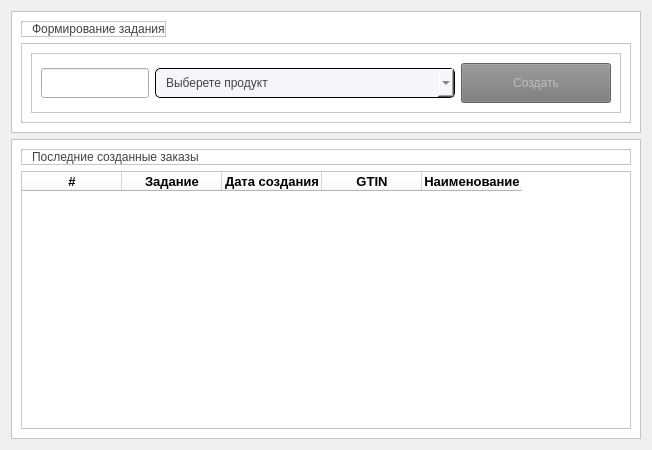
               <widget class="QWidget" name="createOrderPage">
                <layout class="QVBoxLayout" name="verticalLayout_92">
                 <item alignment="Qt::AlignTop">
                  <widget class="QFrame" name="createFrame">
                   <property name="sizePolicy">
                    <sizepolicy hsizetype="Preferred" vsizetype="Preferred">
                     <horstretch>0</horstretch>
                     <verstretch>0</verstretch>
                    </sizepolicy>
                   </property>
                   <property name="styleSheet">
                    <string notr="true">QFrame {
	background-color: rgb(255, 255, 255);
}

/* /////////////////////////////////////////////////////////////////////////////////////////////////
ComboBox */
QComboBox{
	color: rgb(66, 66, 66);
	background-color: rgb(245, 246, 250);
	border-radius: 5px;
	border: 1px solid rgb(0, 0, 0);
	padding: 5px;
	padding-left: 10px;
}
QComboBox:hover{
	border: 2px solid rgb(64, 71, 88);
}
QComboBox::drop-down {
	subcontrol-origin: padding;
	subcontrol-position: top right;
	width: 25px; 
	border-left-width: 3px;
	border-left-color: rgba(39, 44, 54, 150);
	border-left-style: solid;
	border-top-right-radius: 3px;
	border-bottom-right-radius: 3px;	
	background-image: url(:/icons/images/icons/cil-arrow-bottom.png);
	background-position: center;
	background-repeat: no-reperat;
	background-color: rgb(36, 149, 255);
 }
QComboBox QAbstractItemView {
	color: rgb(66, 66, 66);
	background-color: rgb(245, 246, 250);
	padding: 10px;
	selection-background-color: rgb(36, 149, 255);
}</string>
                   </property>
                   <property name="frameShape">
                    <enum>QFrame::StyledPanel</enum>
                   </property>
                   <property name="frameShadow">
                    <enum>QFrame::Raised</enum>
                   </property>
                   <layout class="QVBoxLayout" name="verticalLayout_90">
                    <item alignment="Qt::AlignLeft|Qt::AlignVCenter">
                     <widget class="QFrame" name="frame_89">
                      <property name="styleSheet">
                       <string notr="true">color: rgb(66, 66, 66);
	font: 20pt &quot;Segoe UI&quot;;</string>
                      </property>
                      <property name="frameShape">
                       <enum>QFrame::StyledPanel</enum>
                      </property>
                      <property name="frameShadow">
                       <enum>QFrame::Raised</enum>
                      </property>
                      <layout class="QVBoxLayout" name="verticalLayout_91">
                       <property name="spacing">
                        <number>0</number>
                       </property>
                       <property name="leftMargin">
                        <number>10</number>
                       </property>
                       <property name="topMargin">
                        <number>0</number>
                       </property>
                       <property name="rightMargin">
                        <number>0</number>
                       </property>
                       <property name="bottomMargin">
                        <number>0</number>
                       </property>
                       <item alignment="Qt::AlignTop">
                        <widget class="QLabel" name="label_16">
                         <property name="text">
                          <string>Формирование задания</string>
                         </property>
                        </widget>
                       </item>
                      </layout>
                     </widget>
                    </item>
                    <item>
                     <widget class="QFrame" name="frame_90">
                      <property name="frameShape">
                       <enum>QFrame::StyledPanel</enum>
                      </property>
                      <property name="frameShadow">
                       <enum>QFrame::Raised</enum>
                      </property>
                      <layout class="QVBoxLayout" name="verticalLayout_93">
                       <item>
                        <widget class="QFrame" name="frame_92">
                         <property name="minimumSize">
                          <size>
                           <width>0</width>
                           <height>50</height>
                          </size>
                         </property>
                         <property name="frameShape">
                          <enum>QFrame::StyledPanel</enum>
                         </property>
                         <property name="frameShadow">
                          <enum>QFrame::Raised</enum>
                         </property>
                         <layout class="QHBoxLayout" name="horizontalLayout_54">
                          <item>
                           <widget class="QLineEdit" name="numCreatedOrder_edit">
                            <property name="minimumSize">
                             <size>
                              <width>0</width>
                              <height>30</height>
                             </size>
                            </property>
                            <property name="maximumSize">
                             <size>
                              <width>300</width>
                              <height>16777215</height>
                             </size>
                            </property>
                            <property name="styleSheet">
                             <string notr="true">font: 700 10pt &quot;Segoe UI&quot;;
	color: rgb(66, 66, 66);</string>
                            </property>
                           </widget>
                          </item>
                          <item>
                           <widget class="QComboBox" name="comboBox">
                            <property name="minimumSize">
                             <size>
                              <width>300</width>
                              <height>0</height>
                             </size>
                            </property>
                            <property name="maximumSize">
                             <size>
                              <width>16777215</width>
                              <height>30</height>
                             </size>
                            </property>
                            <property name="styleSheet">
                             <string notr="true">font: 700 10pt &quot;Segoe UI&quot;;</string>
                            </property>
                            <property name="currentText">
                             <string/>
                            </property>
                            <property name="currentIndex">
                             <number>-1</number>
                            </property>
                            <property name="maxVisibleItems">
                             <number>20</number>
                            </property>
                            <property name="placeholderText">
                             <string>Выберете продукт</string>
                            </property>
                           </widget>
                          </item>
                          <item>
                           <widget class="QPushButton" name="createOrderBtn">
                            <property name="enabled">
                             <bool>false</bool>
                            </property>
                            <property name="minimumSize">
                             <size>
                              <width>150</width>
                              <height>40</height>
                             </size>
                            </property>
                            <property name="maximumSize">
                             <size>
                              <width>150</width>
                              <height>16777215</height>
                             </size>
                            </property>
                            <property name="styleSheet">
                             <string notr="true">background-color: rgb(119, 119, 119);</string>
                            </property>
                            <property name="text">
                             <string>Создать</string>
                            </property>
                           </widget>
                          </item>
                         </layout>
                        </widget>
                       </item>
                      </layout>
                     </widget>
                    </item>
                   </layout>
                  </widget>
                 </item>
                 <item>
                  <widget class="QFrame" name="frame_91">
                   <property name="sizePolicy">
                    <sizepolicy hsizetype="Preferred" vsizetype="Expanding">
                     <horstretch>0</horstretch>
                     <verstretch>0</verstretch>
                    </sizepolicy>
                   </property>
                   <property name="minimumSize">
                    <size>
                     <width>0</width>
                     <height>300</height>
                    </size>
                   </property>
                   <property name="styleSheet">
                    <string notr="true">QFrame {
	background-color: rgb(255, 255, 255);
}</string>
                   </property>
                   <property name="frameShape">
                    <enum>QFrame::StyledPanel</enum>
                   </property>
                   <property name="frameShadow">
                    <enum>QFrame::Raised</enum>
                   </property>
                   <layout class="QVBoxLayout" name="verticalLayout_95">
                    <item>
                     <widget class="QFrame" name="frame_93">
                      <property name="styleSheet">
                       <string notr="true">color: rgb(66, 66, 66);
	font: 20pt &quot;Segoe UI&quot;;</string>
                      </property>
                      <property name="frameShape">
                       <enum>QFrame::StyledPanel</enum>
                      </property>
                      <property name="frameShadow">
                       <enum>QFrame::Raised</enum>
                      </property>
                      <layout class="QVBoxLayout" name="verticalLayout_94">
                       <property name="spacing">
                        <number>0</number>
                       </property>
                       <property name="leftMargin">
                        <number>10</number>
                       </property>
                       <property name="topMargin">
                        <number>0</number>
                       </property>
                       <property name="rightMargin">
                        <number>0</number>
                       </property>
                       <property name="bottomMargin">
                        <number>0</number>
                       </property>
                       <item alignment="Qt::AlignTop">
                        <widget class="QLabel" name="label_17">
                         <property name="text">
                          <string>Последние созданные заказы</string>
                         </property>
                        </widget>
                       </item>
                      </layout>
                     </widget>
                    </item>
                    <item>
                     <widget class="QTableWidget" name="lastOrder_Tab">
                      <property name="sizePolicy">
                       <sizepolicy hsizetype="Expanding" vsizetype="Expanding">
                        <horstretch>0</horstretch>
                        <verstretch>0</verstretch>
                       </sizepolicy>
                      </property>
                      <property name="minimumSize">
                       <size>
                        <width>0</width>
                        <height>0</height>
                       </size>
                      </property>
                      <property name="styleSheet">
                       <string notr="true">QTableWidget::item:selected{
	
	background-color: rgb(217, 217, 217);
}</string>
                      </property>
                      <property name="editTriggers">
                       <set>QAbstractItemView::NoEditTriggers</set>
                      </property>
                      <property name="selectionMode">
                       <enum>QAbstractItemView::SingleSelection</enum>
                      </property>
                      <property name="selectionBehavior">
                       <enum>QAbstractItemView::SelectRows</enum>
                      </property>
                      <property name="textElideMode">
                       <enum>Qt::ElideLeft</enum>
                      </property>
                      <property name="sortingEnabled">
                       <bool>false</bool>
                      </property>
                      <property name="rowCount">
                       <number>0</number>
                      </property>
                      <attribute name="horizontalHeaderHighlightSections">
                       <bool>true</bool>
                      </attribute>
                      <attribute name="horizontalHeaderShowSortIndicator" stdset="0">
                       <bool>false</bool>
                      </attribute>
                      <attribute name="verticalHeaderVisible">
                       <bool>false</bool>
                      </attribute>
                      <attribute name="verticalHeaderShowSortIndicator" stdset="0">
                       <bool>false</bool>
                      </attribute>
                      <column>
                       <property name="text">
                        <string>#</string>
                       </property>
                       <property name="font">
                        <font>
                         <pointsize>10</pointsize>
                         <bold>true</bold>
                        </font>
                       </property>
                      </column>
                      <column>
                       <property name="text">
                        <string>Задание</string>
                       </property>
                       <property name="font">
                        <font>
                         <pointsize>10</pointsize>
                         <bold>true</bold>
                        </font>
                       </property>
                      </column>
                      <column>
                       <property name="text">
                        <string>Дата создания</string>
                       </property>
                       <property name="font">
                        <font>
                         <pointsize>10</pointsize>
                         <bold>true</bold>
                        </font>
                       </property>
                      </column>
                      <column>
                       <property name="text">
                        <string>GTIN</string>
                       </property>
                       <property name="font">
                        <font>
                         <pointsize>10</pointsize>
                         <bold>true</bold>
                        </font>
                       </property>
                      </column>
                      <column>
                       <property name="text">
                        <string>Наименование</string>
                       </property>
                       <property name="font">
                        <font>
                         <pointsize>10</pointsize>
                         <bold>true</bold>
                        </font>
                       </property>
                      </column>
                     </widget>
                    </item>
                   </layout>
                  </widget>
                 </item>
                </layout>
               </widget>
